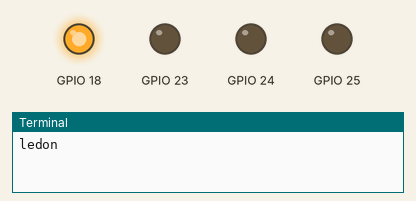
Simulated run of this program. Board: Raspberry Pi (BCM pin numbers). Parts: output pins drawn as LEDs (lit = HIGH), the last lines printed to the terminal.

Above: at 0.5 s.
At 2.5 s:
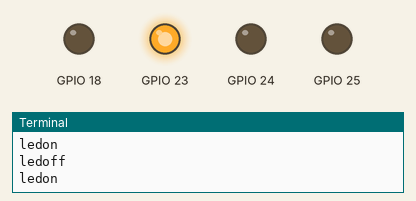
At 4.5 s:
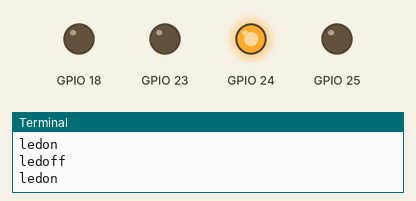
At 6.5 s:
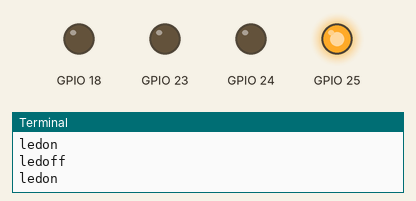
At 9.5 s:
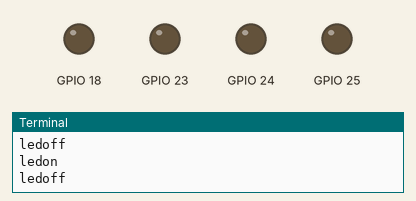
Timing chart, 0 to 10.4 s (numbered marks = the images above):
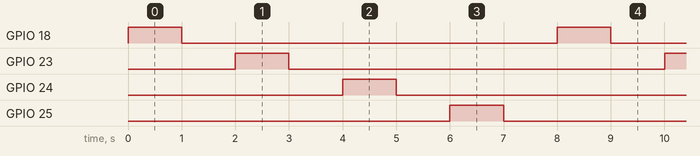

Measured:
- by itself, GPIO 18, GPIO 23–25: alternates HIGH for 1.0 s and LOW for 7.0 s
- by itself, everything shown: repeats every 8.0 s, in 8 steps

The program:

led.py
```python
import RPi.GPIO as GPIO
import time
GPIO.setmode(GPIO.BCM)
GPIO.setup(18, GPIO.OUT)
GPIO.setup(23, GPIO.OUT)
GPIO.setup(24, GPIO.OUT)
GPIO.setup(25, GPIO.OUT)
while True:
    GPIO.output(18,1)
    print "ledon"
    time.sleep(1)
    GPIO.output(18,0)
    print "ledoff"
    time.sleep(1)
    GPIO.output(23,1)
    print "ledon"
    time.sleep(1)
    GPIO.output(23,0)
    print "ledoff"
    time.sleep(1)
    GPIO.output(24,1)
    print "ledon"
    time.sleep(1)
    GPIO.output(24,0)
    print "ledoff"
    time.sleep(1)
    GPIO.output(25,1)
    print "ledon"
    time.sleep(1)
    GPIO.output(25,0)
    print "ledoff"
    time.sleep(1)
```
